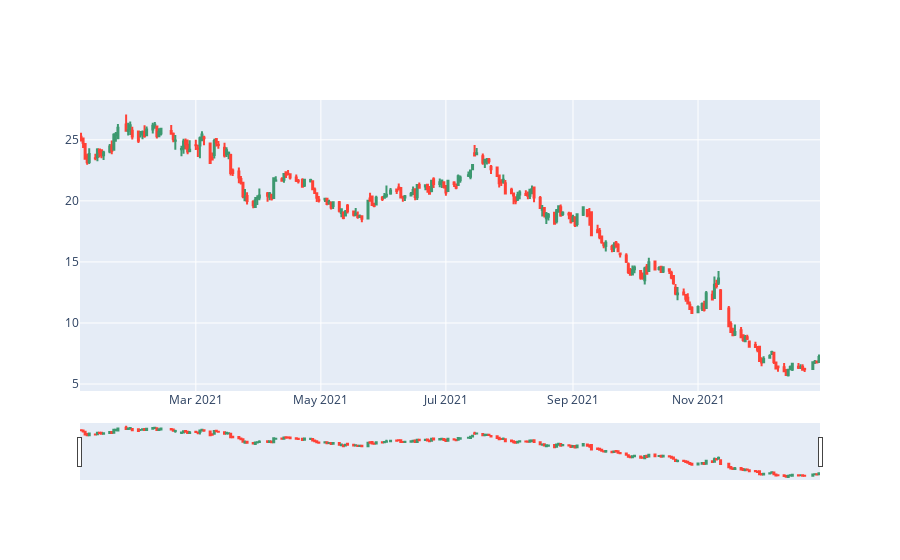

The notebook cell saved with this chart:
### Markdown cell above
## O vermelho significa que a ação fechou em queda. O verde significa que a ação fechou em alta.

### Code cell
# Gráfico candlestick

grafico = go.Figure(
    data=[
        go.Candlestick(
            x = dados.index,
            open = dados['Abertura'],
            high = dados['Maior'],
            low = dados['Menor'],
            close = dados['Fechamento']
        )
        
    ]
)

grafico.show()

### Figure 1 — Plotly figure (JSON) as saved in the notebook; plotly's stock layout.template omitted (floating-point values rounded to 4 significant figures; data arrays with more than 128 entries replaced by an {"elided": "..."} marker saying what was removed)
{"data": [{"close": {"elided": "247 float values"}, "high": {"elided": "247 float values"}, "low": {"elided": "247 float values"}, "open": {"elided": "247 float values"}, "type": "candlestick", "x": {"elided": "247 str values"}}], "layout": {}}
